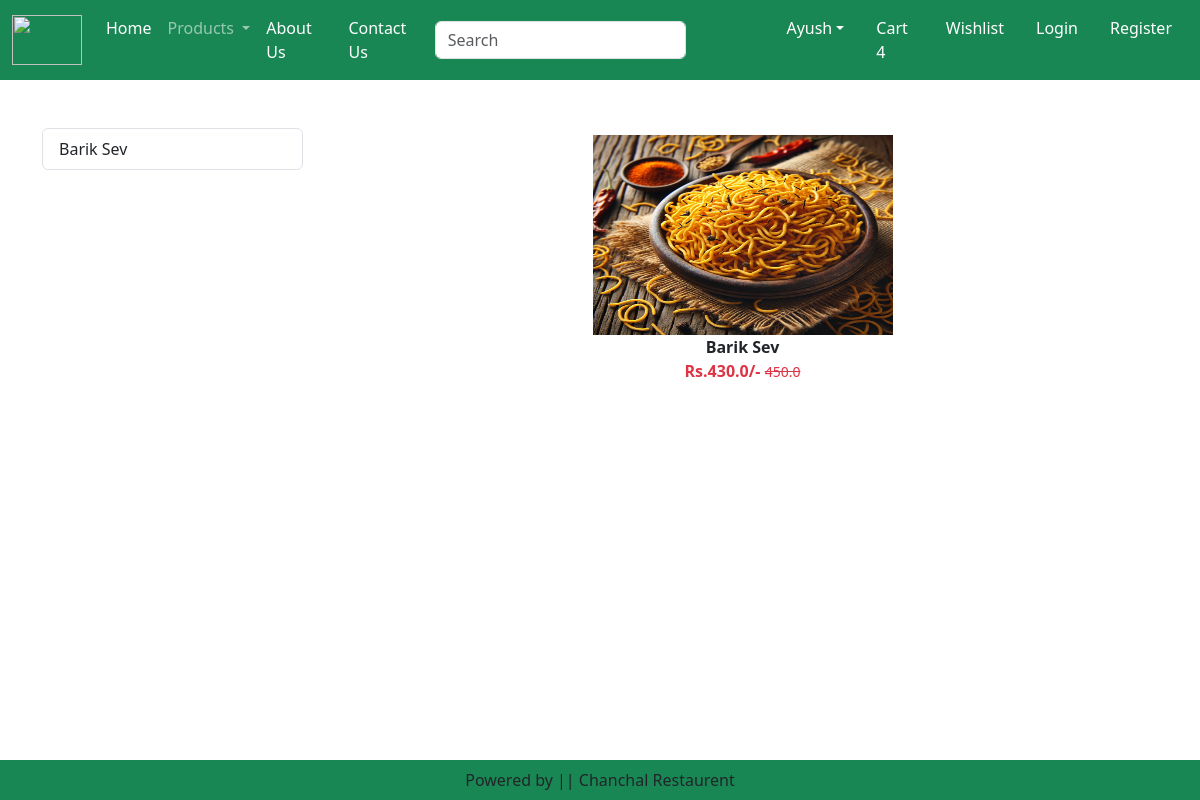
The page /category/BS on the database its author committed.
### home/models.py (models this page shows, shortened)
class Product(models.Model):
    title = models.CharField(max_length=100)
    sp = models.FloatField()
    dp = models.FloatField()
    desc = models.TextField()
    composition = models.TextField(default='')
    prodapp = models.TextField(default='')
    category = models.CharField(choices=CATEGORY_CHOICES, max_length=2)
    product_image = models.ImageField(upload_to='product')

### home/views.py (the view)
# urls.py: path('category/<slug:val>', views.CategoryView.as_view(), name='category'),
class CategoryView(View):
    def get(self, request, val):
        product = Product.objects.filter(category=val)
        title = Product.objects.filter(category=val).values('title')
        return render(request, 'home/category.html', locals())

### home/templates/home/category.html (shortened to what this page needs)
{% extends 'home/base.html' %}
{% load static %}
{% block main-content %}
    <div class="container my-5">
        <div class="row">
            <div class="col-sm-3">
                <div class="list-group">
                    {% for val in title %}
                        <a href="{% url 'category-title' val.title %}" class="list-group-item list-group-item-action" aria-current="true">{{val.title}}</a>
                    {% endfor %}
                </div>
            </div>
            <div class="col-sm-9">
                <div class="row">
                    {% for prod in product %}
                        <div class="col text-center mb-4">
                            <a href="{% url 'product-detail' prod.id %}" class="btn">
                                <div>
                                    <img src="{{ prod.product_image.url }}" width="300px" height="200px"/>
                                    <div class="fw-bold">{{prod.title}}</div>
                                    <div class="fw-bold text-danger">
                                        Rs.{{prod.dp}}/-
                                        <small class="fw-light text-decoration-line-through">{{prod.sp}}</small>
                                    </div>
                                </div>
                            </a>
                        </div>
                    {% endfor %}
                </div>
            </div>
        </div>
    </div>
{% endblock main-content %}

### rows shown on the page
Product: product_image (picture), title "Barik Sev", dp "430.0", sp "450.0"

### other values the page prints
{{ val.title }} "Barik Sev"
